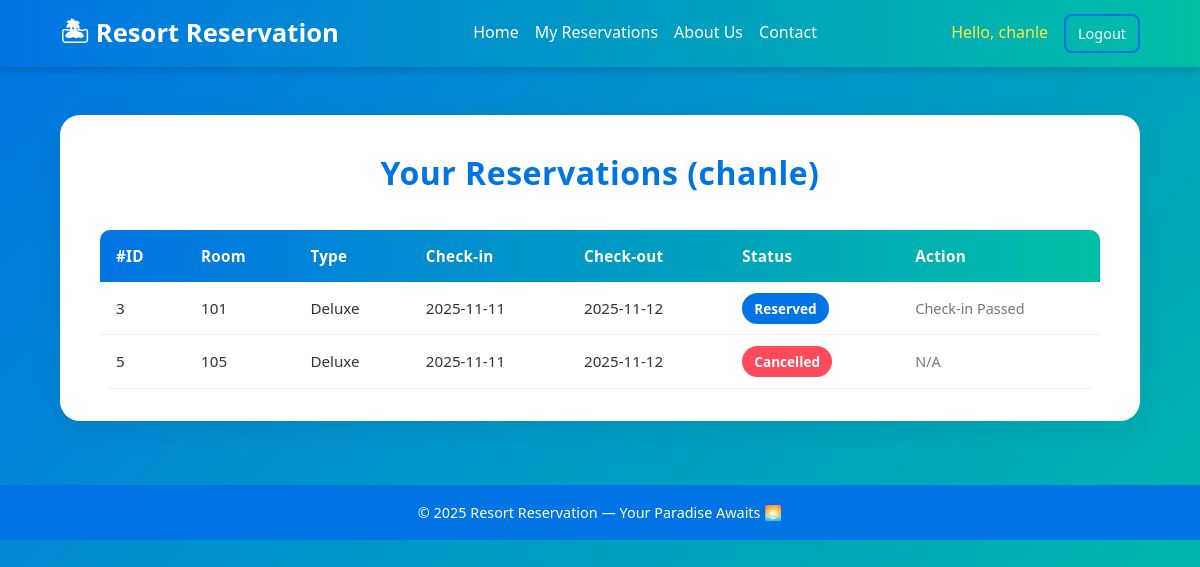
Screenshot of /my_reservations (signed in) with the database file from the repository.
### models.py (models this page shows, shortened)
class Guest(UserMixin, db.Model):
    __tablename__ = 'guest'
    id = db.Column(db.Integer, primary_key=True)
    name = db.Column(db.String(100), nullable=False)
    email = db.Column(db.String(100), unique=True, nullable=False)
    password_hash = db.Column(db.String(128), nullable=False)
    reservations = db.relationship('Reservation', backref='guest', lazy='dynamic')

class Reservation(db.Model):
    __tablename__ = 'reservation'
    id = db.Column(db.Integer, primary_key=True)
    guest_id = db.Column(db.Integer, db.ForeignKey('guest.id'), nullable=False)
    room_id = db.Column(db.Integer, db.ForeignKey('room.id'), nullable=False)
    check_in = db.Column(db.Date, nullable=False)
    check_out = db.Column(db.Date, nullable=False)
    status = db.Column(db.String(20), default='Reserved')  # 'Reserved', 'Cancelled', 'Completed'
    date_booked = db.Column(db.DateTime, default=datetime.utcnow)

class Room(db.Model):
    __tablename__ = 'room'
    id = db.Column(db.Integer, primary_key=True)
    room_number = db.Column(db.String(10), unique=True, nullable=False)
    room_type = db.Column(db.String(50), nullable=False)  # e.g., 'Standard', 'Deluxe', 'Suite'
    price = db.Column(db.Float, nullable=False)  # Price per night
    status = db.Column(db.String(20), default='Available')  # 'Available', 'Maintenance'
    image_file = db.Column(db.String(120), nullable=True, default=None)
    reservations = db.relationship('Reservation', backref='room', lazy='dynamic')

### app.py (the view)
    @app.route('/my_reservations')
    @login_required
    def my_reservations():
        if is_admin():
            return redirect(url_for('admin_dashboard'))
        reservations = Reservation.query.filter_by(guest_id=current_user.id).order_by(Reservation.check_in.desc()).all()
        return render_template('guest_reservations.html', reservations=reservations, today=date.today())

### templates/guest_reservations.html (shortened to what this page needs)
{% extends "base.html" %}
{% block content %}
<div class="reservations-container">
  <h1 class="mb-4">Your Reservations ({{ current_user.name }})</h1>
  {% if reservations %}
      <div class="table-responsive">
          <table class="table table-hover shadow-sm">
              <thead class="thead-light">
                  <tr>
                      <th>#ID</th>
                      <th>Room</th>
                      <th>Type</th>
                      <th>Check-in</th>
                      <th>Check-out</th>
                      <th>Status</th>
                      <th>Action</th>
                  </tr>
              </thead>
              <tbody>
                  {% for res in reservations %}
                  <tr>
                      <td>{{ res.id }}</td>
                      <td>{{ res.room.room_number }}</td>
                      <td>{{ res.room.room_type }}</td>
                      <td>{{ res.check_in.strftime('%Y-%m-%d') }}</td>
                      <td>{{ res.check_out.strftime('%Y-%m-%d') }}</td>
                      <td>
                          <span class="badge badge-{% if res.status == 'Reserved' %}primary{% elif res.status == 'Cancelled' %}danger{% else %}secondary{% endif %}">
                              {{ res.status }}
                          </span>
                      </td>
                      <td>
                          {% if res.status == 'Reserved' and res.check_in > today %}
                              <form method="POST" action="{{ url_for('cancel_reservation', res_id=res.id) }}" style="display:inline;">
                                  <button type="submit" class="btn btn-sm btn-outline-danger" onclick="return confirm('Are you sure you want to cancel this reservation?');">
                                      Cancel
                                  </button>
                              </form>
                          {% elif res.check_in <= today and res.status == 'Reserved' %}
                              <span class="text-muted">Check-in Passed</span>
                          {% else %}
                              <span class="text-muted">N/A</span>
                          {% endif %}
                      </td>
                  </tr>
                  {% endfor %}
              </tbody>
          </table>
      </div>
  {% else %}
      <p class="alert alert-info">
        You have no reservations yet. <a href="{{ url_for('index') }}">Book a room!</a>
      </p>
  {% endif %}
</div>
{% endblock %}

### templates/base.html (shortened to what this page needs)
<!DOCTYPE html>
<html lang="en">
<head>
  <link rel="stylesheet" href="{{ url_for('static', filename='css/style.css') }}">
  <link rel="stylesheet" href="{{ url_for('static', filename='room_form.css') }}">
</head>
<body style="padding-top: 0; padding-bottom: 0;">
  <nav class="resort-navbar">
    <div class="container">
      <a href="{{ url_for('index') }}" class="brand">🏝 Resort Reservation </a>
      <ul class="nav-links">
        <li><a href="{{ url_for('index') }}">Home</a></li>
        {% if current_user.is_authenticated and not is_admin() %}
        <li><a href="{{ url_for('my_reservations') }}">My Reservations</a></li>
        <li class="nav-item"><a class="nav-link" href="{{ url_for('about') }}">About Us</a></li>
        <li class="nav-item"><a class="nav-link" href="{{ url_for('contact') }}">Contact</a></li>
        {% endif %}
      </ul>
      <ul class="auth-links">
        {% if current_user.is_authenticated %}
        <li><span class="welcome">Hello, {{ current_user.name if not is_admin() else current_user.username }}</span></li>
        <li><a href="{{ url_for('logout') }}" class="btn-outline">Logout</a></li>
        {% else %}
        <li><a href="{{ url_for('login') }}">Login</a></li>
        <li><a href="{{ url_for('register') }}" class="btn-outline">Register</a></li>
        {% endif %}
      </ul>
    </div>
  </nav>
  <div class="container page-content">
    {% block content %}{% endblock %}
  </div>
  <footer class="footer">
    <div class="container">
      <p>© {{ datetime.now().year }} Resort Reservation  — Your Paradise Awaits 🌅</p>
    </div>
  </footer>
</body>
</html>

### static/css/style.css (style rules this page uses)
* { margin: 0; padding: 0; box-sizing: border-box; }
html { scroll-behavior: smooth; }
body { font-family: 'Segoe UI', sans-serif; background: #f5f7fa; color: #222; line-height: 1.6; }
.container { width: 90%; max-width: 1200px; margin: auto; }
.resort-navbar { background: linear-gradient(90deg, #0074E4, #00bfa6); color: white; padding: 0.8rem 0; position: sticky; top: 0; z-index: 1000; box-shadow: 0 2px 10px rgba(0,0,0,0.2); }
.resort-navbar .container { display: flex; justify-content: space-between; align-items: center; flex-wrap: wrap; }
.brand { font-weight: 700; font-size: 1.6rem; color: white; text-decoration: none; display: flex; align-items: center; gap: 0.5rem; }
.nav-links, .auth-links { list-style: none; display: flex; align-items: center; gap: 1rem; margin: 0; }
.nav-links a, .auth-links a { color: white; text-decoration: none; font-weight: 500; transition: 0.3s; }
.btn-outline { border: 1px solid white; padding: 6px 14px; border-radius: 6px; transition: 0.3s; }
.welcome { font-weight: 500; color: #ffeb3b; }
.btn-outline { display: inline-block; border: 1px solid #0074E4; color: #0074E4; text-decoration: none; padding: 10px 20px; border-radius: 8px; transition: 0.3s; }
.footer { background: #0074E4; color: white; text-align: center; padding: 1rem; margin-top: 4rem; font-size: 0.9rem; }
.btn-primary, .btn-outline, .btn-danger, .btn-outline-danger { padding: 6px 12px; border-radius: 8px; font-size: 0.9rem; font-weight: 600; text-decoration: none; cursor: pointer; transition: all 0.2s ease; }
.btn-outline { color: #0074E4; border: 2px solid #0074E4; background: transparent; }
.reservations-container { max-width: 1100px; margin: 3rem auto; background: #ffffff; padding: 2rem 2.5rem; border-radius: 20px; box-shadow: 0 6px 30px rgba(0, 0, 0, 0.08); font-family: "Segoe UI", sans-serif; color: #1a1a1a; }
.reservations-container h1 { color: #0074E4; text-align: center; margin-bottom: 2rem; font-size: 2rem; letter-spacing: 0.5px; }
.table-responsive { overflow-x: auto; }
table { width: 100%; border-collapse: collapse; text-align: left; border-radius: 10px; overflow: hidden; }
thead { background: linear-gradient(90deg, #0074E4, #00bfa6); color: white; }
thead th { font-weight: 600; padding: 14px 16px; letter-spacing: 0.3px; font-size: 0.95rem; }
tbody tr { border-bottom: 1px solid #f0f0f0; transition: background 0.3s ease; }
td { padding: 14px 16px; font-size: 0.95rem; color: #333; }
.badge { padding: 6px 12px; border-radius: 20px; font-size: 0.85rem; font-weight: 600; text-transform: capitalize; }
.badge-primary { background: #0074E4; color: white; }
.badge-danger { background: #ff4b5c; color: white; }

### static/room_form.css (style rules this page uses)
body { background: linear-gradient(135deg, #0074E4, #00bfa6); font-family: "Segoe UI", Arial, sans-serif; color: #222; min-height: 100vh; margin: 0; padding: 40px 0; }
.text-muted { font-size: 0.9rem; color: #777; }

### rows the page displays
Guest: name "chanle"
Reservation: id "3", room.room_number "101", room.room_type "Deluxe", check_in "2025-11-11", check_out "2025-11-12", status "Reserved", shows "Check-in Passed"
Reservation: id "5", room.room_number "105", room.room_type "Deluxe", check_in "2025-11-11", check_out "2025-11-12", status "Cancelled", shows "N/A"
